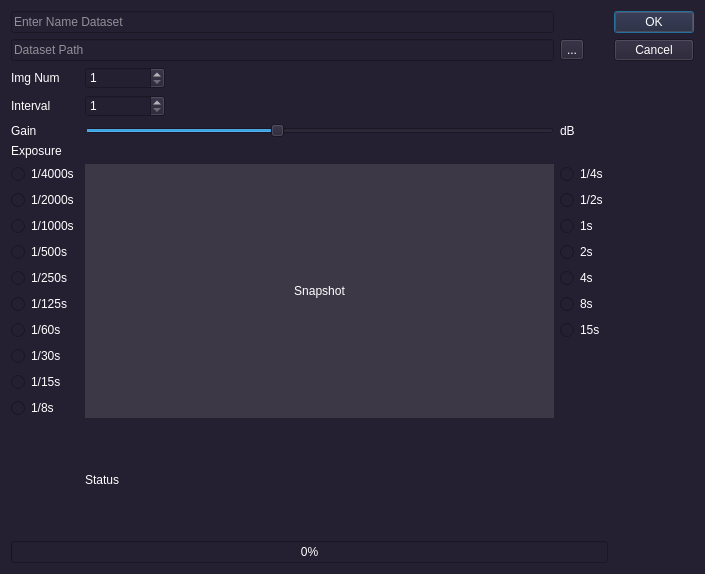
<?xml version="1.0" encoding="UTF-8"?>
<ui version="4.0">
 <class>dialog_snapshots</class>
 <widget class="QDialog" name="dialog_snapshots">
  <property name="geometry">
   <rect>
    <x>0</x>
    <y>0</y>
    <width>705</width>
    <height>574</height>
   </rect>
  </property>
  <property name="sizePolicy">
   <sizepolicy hsizetype="MinimumExpanding" vsizetype="MinimumExpanding">
    <horstretch>0</horstretch>
    <verstretch>0</verstretch>
   </sizepolicy>
  </property>
  <property name="maximumSize">
   <size>
    <width>800</width>
    <height>600</height>
   </size>
  </property>
  <property name="windowTitle">
   <string>Fill Dataset</string>
  </property>
  <property name="styleSheet">
   <string notr="true">background-color: rgb(36, 31, 49);
color: rgb(255, 255, 255);</string>
  </property>
  <layout class="QGridLayout" name="gridLayout_2">
   <item row="0" column="0">
    <layout class="QGridLayout" name="gridLayout">
     <item row="12" column="3">
      <widget class="QRadioButton" name="rb_4">
       <property name="sizePolicy">
        <sizepolicy hsizetype="Fixed" vsizetype="Fixed">
         <horstretch>0</horstretch>
         <verstretch>0</verstretch>
        </sizepolicy>
       </property>
       <property name="cursor">
        <cursorShape>PointingHandCursor</cursorShape>
       </property>
       <property name="text">
        <string>4s</string>
       </property>
      </widget>
     </item>
     <item row="18" column="1" colspan="2">
      <widget class="QLabel" name="lbl_status">
       <property name="sizePolicy">
        <sizepolicy hsizetype="Fixed" vsizetype="Preferred">
         <horstretch>0</horstretch>
         <verstretch>0</verstretch>
        </sizepolicy>
       </property>
       <property name="text">
        <string>Status</string>
       </property>
      </widget>
     </item>
     <item row="11" column="3">
      <widget class="QRadioButton" name="rb_2">
       <property name="sizePolicy">
        <sizepolicy hsizetype="Fixed" vsizetype="Fixed">
         <horstretch>0</horstretch>
         <verstretch>0</verstretch>
        </sizepolicy>
       </property>
       <property name="cursor">
        <cursorShape>PointingHandCursor</cursorShape>
       </property>
       <property name="text">
        <string>2s</string>
       </property>
      </widget>
     </item>
     <item row="10" column="0">
      <widget class="QRadioButton" name="rb_1_1000">
       <property name="sizePolicy">
        <sizepolicy hsizetype="Fixed" vsizetype="Fixed">
         <horstretch>0</horstretch>
         <verstretch>0</verstretch>
        </sizepolicy>
       </property>
       <property name="cursor">
        <cursorShape>PointingHandCursor</cursorShape>
       </property>
       <property name="text">
        <string>1/1000s</string>
       </property>
      </widget>
     </item>
     <item row="14" column="3">
      <widget class="QRadioButton" name="rb_15">
       <property name="sizePolicy">
        <sizepolicy hsizetype="Fixed" vsizetype="Fixed">
         <horstretch>0</horstretch>
         <verstretch>0</verstretch>
        </sizepolicy>
       </property>
       <property name="cursor">
        <cursorShape>PointingHandCursor</cursorShape>
       </property>
       <property name="text">
        <string>15s</string>
       </property>
      </widget>
     </item>
     <item row="14" column="0">
      <widget class="QRadioButton" name="rb_1_60">
       <property name="sizePolicy">
        <sizepolicy hsizetype="Fixed" vsizetype="Fixed">
         <horstretch>0</horstretch>
         <verstretch>0</verstretch>
        </sizepolicy>
       </property>
       <property name="cursor">
        <cursorShape>PointingHandCursor</cursorShape>
       </property>
       <property name="text">
        <string>1/60s</string>
       </property>
      </widget>
     </item>
     <item row="8" column="1" rowspan="10" colspan="2">
      <widget class="QLabel" name="lbl_snapshot">
       <property name="sizePolicy">
        <sizepolicy hsizetype="Preferred" vsizetype="Preferred">
         <horstretch>0</horstretch>
         <verstretch>0</verstretch>
        </sizepolicy>
       </property>
       <property name="cursor">
        <cursorShape>CrossCursor</cursorShape>
       </property>
       <property name="styleSheet">
        <string notr="true">background-color: rgb(61, 56, 70);</string>
       </property>
       <property name="text">
        <string>Snapshot</string>
       </property>
       <property name="alignment">
        <set>Qt::AlignmentFlag::AlignCenter</set>
       </property>
      </widget>
     </item>
     <item row="13" column="0">
      <widget class="QRadioButton" name="rb_1_125">
       <property name="sizePolicy">
        <sizepolicy hsizetype="Fixed" vsizetype="Fixed">
         <horstretch>0</horstretch>
         <verstretch>0</verstretch>
        </sizepolicy>
       </property>
       <property name="cursor">
        <cursorShape>PointingHandCursor</cursorShape>
       </property>
       <property name="text">
        <string>1/125s</string>
       </property>
      </widget>
     </item>
     <item row="9" column="0">
      <widget class="QRadioButton" name="rb_1_2000">
       <property name="sizePolicy">
        <sizepolicy hsizetype="Fixed" vsizetype="Fixed">
         <horstretch>0</horstretch>
         <verstretch>0</verstretch>
        </sizepolicy>
       </property>
       <property name="cursor">
        <cursorShape>PointingHandCursor</cursorShape>
       </property>
       <property name="text">
        <string>1/2000s</string>
       </property>
      </widget>
     </item>
     <item row="9" column="3">
      <widget class="QRadioButton" name="rb_1_2">
       <property name="sizePolicy">
        <sizepolicy hsizetype="Fixed" vsizetype="Fixed">
         <horstretch>0</horstretch>
         <verstretch>0</verstretch>
        </sizepolicy>
       </property>
       <property name="cursor">
        <cursorShape>PointingHandCursor</cursorShape>
       </property>
       <property name="text">
        <string>1/2s</string>
       </property>
      </widget>
     </item>
     <item row="19" column="0" colspan="4">
      <widget class="QProgressBar" name="progressBar">
       <property name="value">
        <number>0</number>
       </property>
      </widget>
     </item>
     <item row="8" column="0">
      <widget class="QRadioButton" name="rb_1_4000">
       <property name="sizePolicy">
        <sizepolicy hsizetype="Fixed" vsizetype="Fixed">
         <horstretch>0</horstretch>
         <verstretch>0</verstretch>
        </sizepolicy>
       </property>
       <property name="cursor">
        <cursorShape>PointingHandCursor</cursorShape>
       </property>
       <property name="text">
        <string>1/4000s</string>
       </property>
      </widget>
     </item>
     <item row="0" column="0" colspan="3">
      <widget class="QLineEdit" name="le_name_dataset">
       <property name="placeholderText">
        <string>Enter Name Dataset</string>
       </property>
      </widget>
     </item>
     <item row="18" column="0">
      <spacer name="verticalSpacer_2">
       <property name="orientation">
        <enum>Qt::Orientation::Vertical</enum>
       </property>
       <property name="sizeHint" stdset="0">
        <size>
         <width>20</width>
         <height>40</height>
        </size>
       </property>
      </spacer>
     </item>
     <item row="11" column="0">
      <widget class="QRadioButton" name="rb_1_500">
       <property name="sizePolicy">
        <sizepolicy hsizetype="Fixed" vsizetype="Fixed">
         <horstretch>0</horstretch>
         <verstretch>0</verstretch>
        </sizepolicy>
       </property>
       <property name="cursor">
        <cursorShape>PointingHandCursor</cursorShape>
       </property>
       <property name="text">
        <string>1/500s</string>
       </property>
      </widget>
     </item>
     <item row="6" column="0">
      <widget class="QLabel" name="lbl_exposure">
       <property name="sizePolicy">
        <sizepolicy hsizetype="Fixed" vsizetype="Preferred">
         <horstretch>0</horstretch>
         <verstretch>0</verstretch>
        </sizepolicy>
       </property>
       <property name="text">
        <string>Exposure</string>
       </property>
      </widget>
     </item>
     <item row="4" column="1" colspan="2">
      <widget class="QSlider" name="hs_gain">
       <property name="sizePolicy">
        <sizepolicy hsizetype="MinimumExpanding" vsizetype="Fixed">
         <horstretch>0</horstretch>
         <verstretch>0</verstretch>
        </sizepolicy>
       </property>
       <property name="cursor">
        <cursorShape>PointingHandCursor</cursorShape>
       </property>
       <property name="minimum">
        <number>1</number>
       </property>
       <property name="maximum">
        <number>72</number>
       </property>
       <property name="pageStep">
        <number>1</number>
       </property>
       <property name="value">
        <number>30</number>
       </property>
       <property name="orientation">
        <enum>Qt::Orientation::Horizontal</enum>
       </property>
       <property name="tickPosition">
        <enum>QSlider::TickPosition::NoTicks</enum>
       </property>
       <property name="tickInterval">
        <number>1</number>
       </property>
      </widget>
     </item>
     <item row="1" column="3">
      <widget class="QToolButton" name="tbtn_directory">
       <property name="sizePolicy">
        <sizepolicy hsizetype="Fixed" vsizetype="Fixed">
         <horstretch>0</horstretch>
         <verstretch>0</verstretch>
        </sizepolicy>
       </property>
       <property name="cursor">
        <cursorShape>PointingHandCursor</cursorShape>
       </property>
       <property name="text">
        <string>...</string>
       </property>
      </widget>
     </item>
     <item row="13" column="3">
      <widget class="QRadioButton" name="rb_8">
       <property name="sizePolicy">
        <sizepolicy hsizetype="Fixed" vsizetype="Fixed">
         <horstretch>0</horstretch>
         <verstretch>0</verstretch>
        </sizepolicy>
       </property>
       <property name="cursor">
        <cursorShape>PointingHandCursor</cursorShape>
       </property>
       <property name="text">
        <string>8s</string>
       </property>
      </widget>
     </item>
     <item row="4" column="3">
      <widget class="QLabel" name="lbl_gain_value">
       <property name="sizePolicy">
        <sizepolicy hsizetype="Fixed" vsizetype="Preferred">
         <horstretch>0</horstretch>
         <verstretch>0</verstretch>
        </sizepolicy>
       </property>
       <property name="text">
        <string>dB</string>
       </property>
      </widget>
     </item>
     <item row="15" column="0">
      <widget class="QRadioButton" name="rb_1_30">
       <property name="sizePolicy">
        <sizepolicy hsizetype="Fixed" vsizetype="Fixed">
         <horstretch>0</horstretch>
         <verstretch>0</verstretch>
        </sizepolicy>
       </property>
       <property name="cursor">
        <cursorShape>PointingHandCursor</cursorShape>
       </property>
       <property name="text">
        <string>1/30s</string>
       </property>
      </widget>
     </item>
     <item row="16" column="0">
      <widget class="QRadioButton" name="rb_1_15">
       <property name="sizePolicy">
        <sizepolicy hsizetype="Fixed" vsizetype="Fixed">
         <horstretch>0</horstretch>
         <verstretch>0</verstretch>
        </sizepolicy>
       </property>
       <property name="cursor">
        <cursorShape>PointingHandCursor</cursorShape>
       </property>
       <property name="text">
        <string>1/15s</string>
       </property>
      </widget>
     </item>
     <item row="4" column="0">
      <widget class="QLabel" name="lbl_gain">
       <property name="sizePolicy">
        <sizepolicy hsizetype="Fixed" vsizetype="Preferred">
         <horstretch>0</horstretch>
         <verstretch>0</verstretch>
        </sizepolicy>
       </property>
       <property name="text">
        <string>Gain</string>
       </property>
      </widget>
     </item>
     <item row="10" column="3">
      <widget class="QRadioButton" name="rb_1">
       <property name="sizePolicy">
        <sizepolicy hsizetype="Fixed" vsizetype="Fixed">
         <horstretch>0</horstretch>
         <verstretch>0</verstretch>
        </sizepolicy>
       </property>
       <property name="cursor">
        <cursorShape>PointingHandCursor</cursorShape>
       </property>
       <property name="text">
        <string>1s</string>
       </property>
      </widget>
     </item>
     <item row="1" column="0" colspan="3">
      <widget class="QLineEdit" name="le_directory">
       <property name="readOnly">
        <bool>true</bool>
       </property>
       <property name="placeholderText">
        <string>Dataset Path</string>
       </property>
      </widget>
     </item>
     <item row="8" column="3">
      <widget class="QRadioButton" name="rb_1_4">
       <property name="sizePolicy">
        <sizepolicy hsizetype="Fixed" vsizetype="Fixed">
         <horstretch>0</horstretch>
         <verstretch>0</verstretch>
        </sizepolicy>
       </property>
       <property name="cursor">
        <cursorShape>PointingHandCursor</cursorShape>
       </property>
       <property name="text">
        <string>1/4s</string>
       </property>
      </widget>
     </item>
     <item row="17" column="0">
      <widget class="QRadioButton" name="rb_1_8">
       <property name="sizePolicy">
        <sizepolicy hsizetype="Fixed" vsizetype="Fixed">
         <horstretch>0</horstretch>
         <verstretch>0</verstretch>
        </sizepolicy>
       </property>
       <property name="cursor">
        <cursorShape>PointingHandCursor</cursorShape>
       </property>
       <property name="text">
        <string>1/8s</string>
       </property>
      </widget>
     </item>
     <item row="2" column="0">
      <widget class="QLabel" name="lbl_num_img">
       <property name="sizePolicy">
        <sizepolicy hsizetype="Fixed" vsizetype="Preferred">
         <horstretch>0</horstretch>
         <verstretch>0</verstretch>
        </sizepolicy>
       </property>
       <property name="text">
        <string>Img Num</string>
       </property>
      </widget>
     </item>
     <item row="12" column="0">
      <widget class="QRadioButton" name="rb_1_250">
       <property name="sizePolicy">
        <sizepolicy hsizetype="Fixed" vsizetype="Fixed">
         <horstretch>0</horstretch>
         <verstretch>0</verstretch>
        </sizepolicy>
       </property>
       <property name="cursor">
        <cursorShape>PointingHandCursor</cursorShape>
       </property>
       <property name="text">
        <string>1/250s</string>
       </property>
      </widget>
     </item>
     <item row="3" column="0">
      <widget class="QLabel" name="lbl_interval">
       <property name="sizePolicy">
        <sizepolicy hsizetype="Fixed" vsizetype="Preferred">
         <horstretch>0</horstretch>
         <verstretch>0</verstretch>
        </sizepolicy>
       </property>
       <property name="text">
        <string>Interval</string>
       </property>
      </widget>
     </item>
     <item row="2" column="1">
      <widget class="QSpinBox" name="sb_number_of_images">
       <property name="sizePolicy">
        <sizepolicy hsizetype="Fixed" vsizetype="Fixed">
         <horstretch>0</horstretch>
         <verstretch>0</verstretch>
        </sizepolicy>
       </property>
       <property name="maximumSize">
        <size>
         <width>80</width>
         <height>16777215</height>
        </size>
       </property>
       <property name="specialValueText">
        <string/>
       </property>
       <property name="accelerated">
        <bool>true</bool>
       </property>
       <property name="minimum">
        <number>1</number>
       </property>
       <property name="maximum">
        <number>500</number>
       </property>
      </widget>
     </item>
     <item row="3" column="1" colspan="2">
      <widget class="QSpinBox" name="sb_interval">
       <property name="sizePolicy">
        <sizepolicy hsizetype="Fixed" vsizetype="Fixed">
         <horstretch>0</horstretch>
         <verstretch>0</verstretch>
        </sizepolicy>
       </property>
       <property name="maximumSize">
        <size>
         <width>80</width>
         <height>16777215</height>
        </size>
       </property>
       <property name="minimum">
        <number>1</number>
       </property>
       <property name="maximum">
        <number>300</number>
       </property>
      </widget>
     </item>
    </layout>
   </item>
   <item row="0" column="1">
    <widget class="QDialogButtonBox" name="buttonBox">
     <property name="sizePolicy">
      <sizepolicy hsizetype="Fixed" vsizetype="MinimumExpanding">
       <horstretch>0</horstretch>
       <verstretch>0</verstretch>
      </sizepolicy>
     </property>
     <property name="cursor">
      <cursorShape>PointingHandCursor</cursorShape>
     </property>
     <property name="orientation">
      <enum>Qt::Orientation::Vertical</enum>
     </property>
     <property name="standardButtons">
      <set>QDialogButtonBox::StandardButton::Cancel|QDialogButtonBox::StandardButton::Ok</set>
     </property>
    </widget>
   </item>
  </layout>
 </widget>
 <tabstops>
  <tabstop>le_name_dataset</tabstop>
  <tabstop>tbtn_directory</tabstop>
  <tabstop>sb_number_of_images</tabstop>
  <tabstop>hs_gain</tabstop>
  <tabstop>le_directory</tabstop>
 </tabstops>
 <resources/>
 <connections>
  <connection>
   <sender>buttonBox</sender>
   <signal>accepted()</signal>
   <receiver>dialog_snapshots</receiver>
   <slot>accept()</slot>
   <hints>
    <hint type="sourcelabel">
     <x>248</x>
     <y>254</y>
    </hint>
    <hint type="destinationlabel">
     <x>157</x>
     <y>274</y>
    </hint>
   </hints>
  </connection>
  <connection>
   <sender>buttonBox</sender>
   <signal>rejected()</signal>
   <receiver>dialog_snapshots</receiver>
   <slot>reject()</slot>
   <hints>
    <hint type="sourcelabel">
     <x>316</x>
     <y>260</y>
    </hint>
    <hint type="destinationlabel">
     <x>286</x>
     <y>274</y>
    </hint>
   </hints>
  </connection>
 </connections>
</ui>
